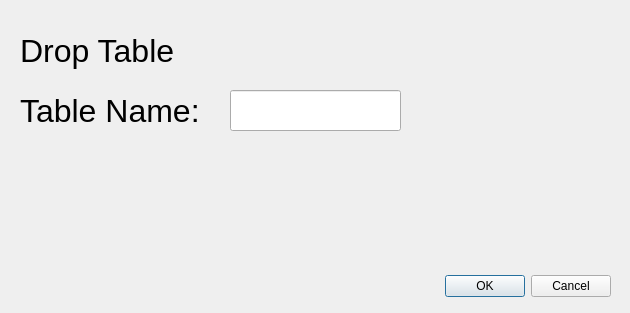
<?xml version="1.0" encoding="UTF-8"?>
<ui version="4.0">
 <class>Drop_Table</class>
 <widget class="QDialog" name="Drop_Table">
  <property name="geometry">
   <rect>
    <x>0</x>
    <y>0</y>
    <width>630</width>
    <height>313</height>
   </rect>
  </property>
  <property name="windowTitle">
   <string>Dialog</string>
  </property>
  <widget class="QDialogButtonBox" name="buttonBox">
   <property name="geometry">
    <rect>
     <x>270</x>
     <y>270</y>
     <width>341</width>
     <height>32</height>
    </rect>
   </property>
   <property name="orientation">
    <enum>Qt::Horizontal</enum>
   </property>
   <property name="standardButtons">
    <set>QDialogButtonBox::Cancel|QDialogButtonBox::Ok</set>
   </property>
  </widget>
  <widget class="QLabel" name="label">
   <property name="geometry">
    <rect>
     <x>20</x>
     <y>10</y>
     <width>271</width>
     <height>81</height>
    </rect>
   </property>
   <property name="font">
    <font>
     <pointsize>24</pointsize>
    </font>
   </property>
   <property name="text">
    <string>Drop Table</string>
   </property>
  </widget>
  <widget class="QLineEdit" name="lineEdit">
   <property name="geometry">
    <rect>
     <x>230</x>
     <y>90</y>
     <width>171</width>
     <height>41</height>
    </rect>
   </property>
  </widget>
  <widget class="QLabel" name="label_2">
   <property name="geometry">
    <rect>
     <x>20</x>
     <y>70</y>
     <width>271</width>
     <height>81</height>
    </rect>
   </property>
   <property name="font">
    <font>
     <pointsize>24</pointsize>
    </font>
   </property>
   <property name="text">
    <string>Table Name:</string>
   </property>
  </widget>
 </widget>
 <resources/>
 <connections>
  <connection>
   <sender>buttonBox</sender>
   <signal>accepted()</signal>
   <receiver>Drop_Table</receiver>
   <slot>accept()</slot>
   <hints>
    <hint type="sourcelabel">
     <x>248</x>
     <y>254</y>
    </hint>
    <hint type="destinationlabel">
     <x>157</x>
     <y>274</y>
    </hint>
   </hints>
  </connection>
  <connection>
   <sender>buttonBox</sender>
   <signal>rejected()</signal>
   <receiver>Drop_Table</receiver>
   <slot>reject()</slot>
   <hints>
    <hint type="sourcelabel">
     <x>316</x>
     <y>260</y>
    </hint>
    <hint type="destinationlabel">
     <x>286</x>
     <y>274</y>
    </hint>
   </hints>
  </connection>
 </connections>
</ui>
